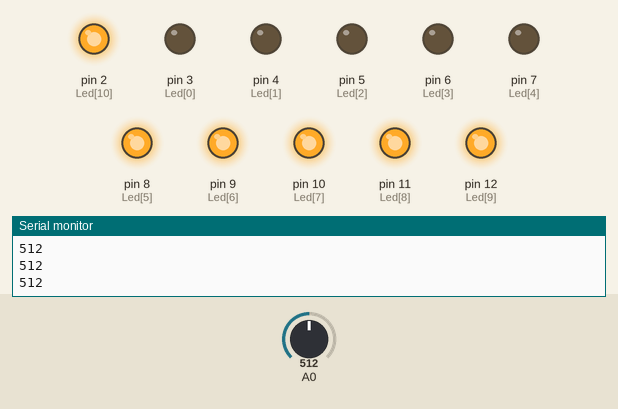
Recording of a sketch running on a simulated Arduino Uno, built with avr-gcc and run on an emulated ATmega328P. Shown: output pins drawn as LEDs (lit = HIGH), the last lines printed to the serial monitor. The test bench sets the inputs (shaded band); at power-on: A0 = 512.

Above: at 3.4 s.
3.5 s: A0 set to 541
5.0 s: A0 set to 560
At 6.0 s:
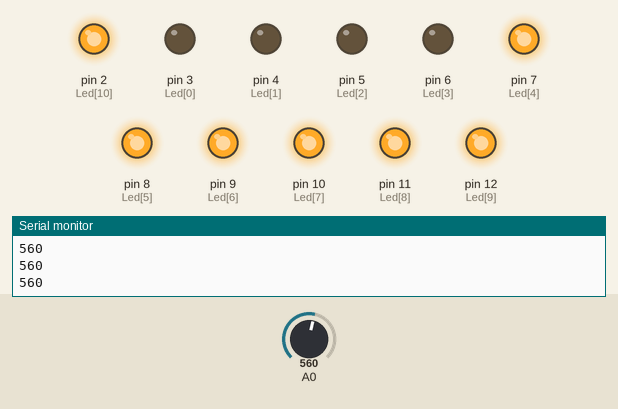
6.6 s: A0 set to 686
8.1 s: A0 set to 717
At 8.6 s:
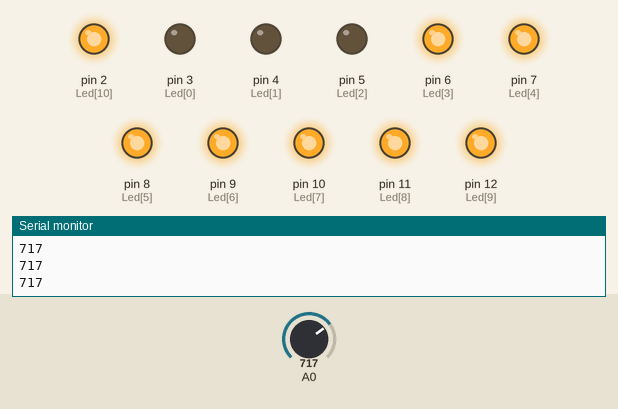
9.6 s: A0 set to 790
11.1 s: A0 set to 807
At 12.4 s:
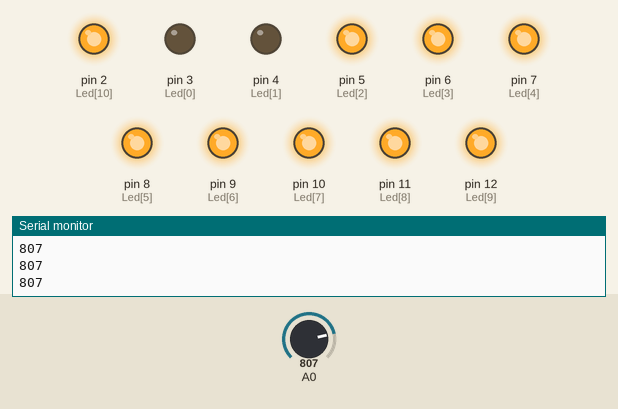
Timing chart, 0 to 13.7 s (numbered marks = the images above; inputs shaded):
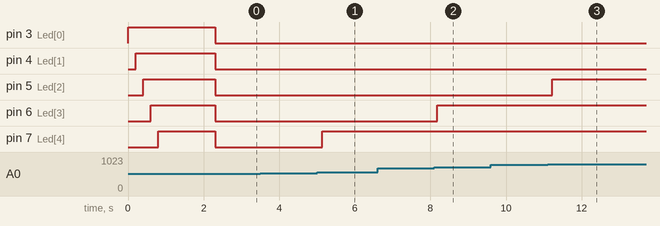

The sketch:

graph.ino
```cpp
#define LedCount 11
int Led[LedCount]={3,4,5,6,7,8,9,10,11,12,2};

void setup() {

  for(int i=0;i<LedCount;i++){
    pinMode(Led[i],OUTPUT);
  }
  Serial.begin(9600);
  for(int i=0;i<LedCount;i++){
    digitalWrite(Led[i],HIGH);
    delay(200);
  }
}

void loop() {
    // put your main code here, to run repeatedly:
  int data=0;
  for(int j=0;j<10;j++){
    data = data + analogRead(A0);
    delay(10);
  }
  data =data/10;

  Serial.println(data);

  if(data<=100)
  {
    for(int i=0;i<LedCount;i++){
      digitalWrite(Led[i],LOW);
    }
  }
  ////////////////////////////////////////////////
  if(data<=250 && data>100 )
  {
    for(int i=0;i<(LedCount-2);i++){
      digitalWrite(Led[i],LOW);
    }

    for(int i=0;i<(LedCount-8);i++){
      digitalWrite(Led[LedCount-1-i],HIGH);
    }
  }
  ////////////////////////////////////////////////
  if(data<=350 && data>250 )
  {
    for(int i=0;i<(LedCount-3);i++){
      digitalWrite(Led[i],LOW);
    }

    for(int i=0;i<(LedCount-7);i++){
      digitalWrite(Led[LedCount-1-i],HIGH);
    }
  }
  ////////////////////////////////////////////////
  if(data<=450 && data>350 )
  {
    for(int i=0;i<(LedCount-4);i++){
      digitalWrite(Led[i],LOW);
    }

    for(int i=0;i<(LedCount-6);i++){
      digitalWrite(Led[LedCount-1-i],HIGH);
    }
  }
  /////////////////////////////0///////////////////
  if(data<=550 && data>450 )
  {
    for(int i=0;i<(LedCount-5);i++){
      digitalWrite(Led[i],LOW);
    }

    for(int i=0;i<(LedCount-5);i++){
      digitalWrite(Led[LedCount-1-i],HIGH);
    }
  }
  ////////////////////////////////////////////////
  if(data<=700 && data>550 )
  {
    for(int i=0;i<(LedCount-6);i++){
      digitalWrite(Led[i],LOW);
    }

    for(int i=0;i<(LedCount-4);i++){
      digitalWrite(Led[LedCount-1-i],HIGH);
    }
  }
  ///////////////////////////////////////////////
  if(data<=800 && data>700 )
  {
    for(int i=0;i<(LedCount-7);i++){
      digitalWrite(Led[i],LOW);
    }

    for(int i=0;i<(LedCount-3);i++){
      digitalWrite(Led[LedCount-1-i],HIGH);
    }
  }
  //////////////////////////////////////////////
  if(data<=950 && data>800 )
  {
    for(int i=0;i<(LedCount-8);i++){
      digitalWrite(Led[i],LOW);
    }

    for(int i=0;i<(LedCount-2);i++){
      digitalWrite(Led[LedCount-1-i],HIGH);
    }
  }
  ///////////////////////////////////////////////
  if(data<=1000 && data>950 )
  {
    for(int i=0;i<(LedCount);i++){
      digitalWrite(Led[i],HIGH);
    }
  }
}
```

Measured:
- the behaviour switches between 550 and 551 on A0 (found by bisection; images 0 and 1)
- the behaviour switches between 700 and 701 on A0 (found by bisection; images 1 and 2)
- the behaviour switches between 800 and 801 on A0 (found by bisection; images 2 and 3)
- after the input at 5.0 s, pin 7 (Led[4]): LOW → HIGH after 0.14 s
- after the input at 8.1 s, pin 6 (Led[3]): LOW → HIGH after 0.08 s
- after the input at 11.1 s, pin 5 (Led[2]): LOW → HIGH after 0.12 s
